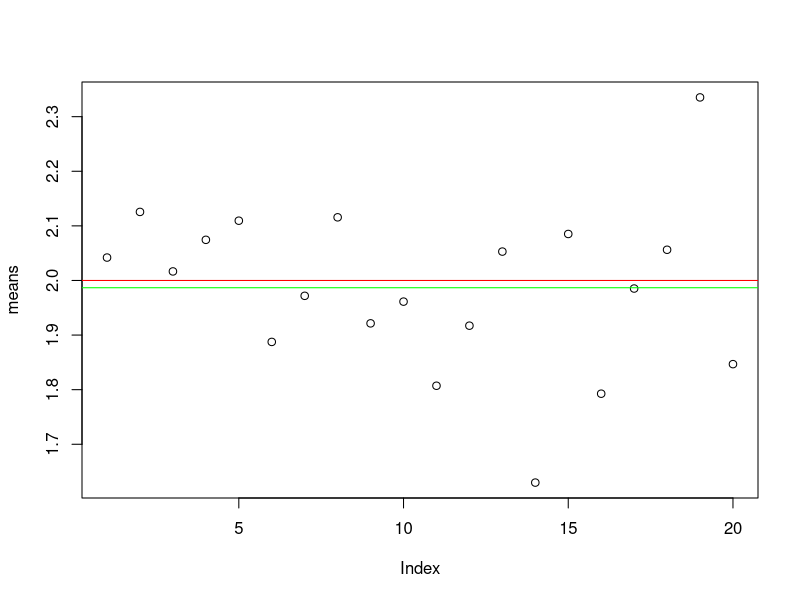

Here is the R script that generated this plot:
lambda = .5
n = 200
means = NULL
mean1 <- 1/lambda

for (i in 1:20){
  means = c(means, mean(rexp(n,lambda)))
}

plot(means)
abline(h = mean1, col = "red")
abline(h = mean(means),  col="green")